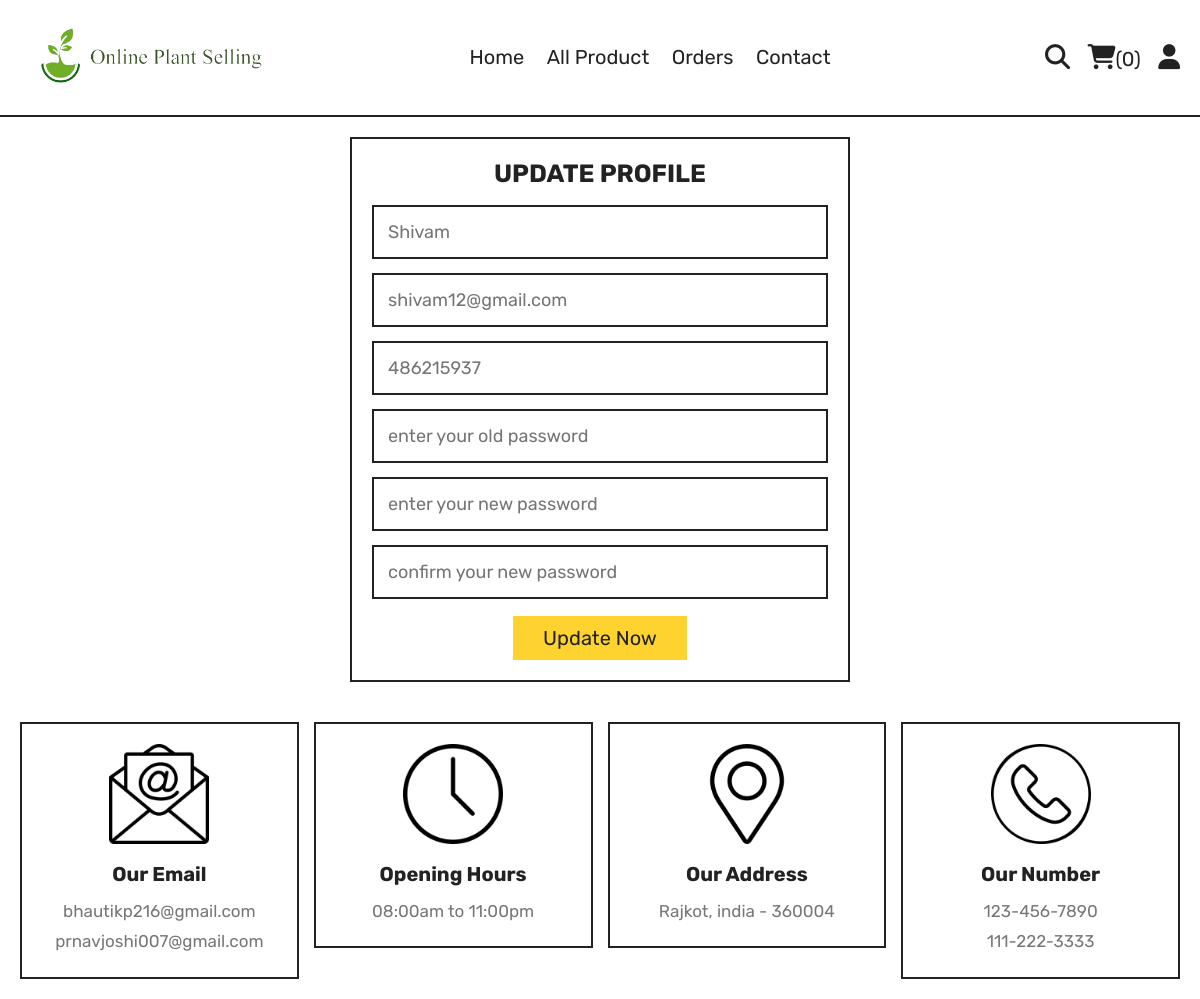
The page /update_profile.php (signed in) on the database its author committed.
### tables this page shows
CREATE TABLE `users` (
  `id` int(100) NOT NULL,
  `name` varchar(20) NOT NULL,
  `email` varchar(50) NOT NULL,
  `number` varchar(10) NOT NULL,
  `password` varchar(50) NOT NULL,
  `address` varchar(500) NOT NULL
);

### update_profile.php (the view, shortened to what this page needs)
<?php
include 'components/connect.php';
?>
<!DOCTYPE html>
<html lang="en">
<head>
   <link rel="stylesheet" href="https://cdnjs.cloudflare.com/ajax/libs/font-awesome/6.1.1/css/all.min.css">
   <link rel="stylesheet" href="css/style.css">
</head>
<body>
<?php include 'components/user_header.php'; ?>
<section class="form-container update-form">
   <form action="" method="post">
      <h3>update profile</h3>
      <input type="text" name="name" placeholder="<?= $fetch_profile['name']; ?>" class="box" maxlength="50">
      <input type="email" name="email" placeholder="<?= $fetch_profile['email']; ?>" class="box" maxlength="50" oninput="this.value = this.value.replace(/\s/g, '')">
      <input type="number" name="number" placeholder="<?= $fetch_profile['number']; ?>"" class="box" min="0" max="9999999999" maxlength="10">
      <input type="password" name="old_pass" placeholder="enter your old password" class="box" maxlength="50" oninput="this.value = this.value.replace(/\s/g, '')">
      <input type="password" name="new_pass" placeholder="enter your new password" class="box" maxlength="50" oninput="this.value = this.value.replace(/\s/g, '')">
      <input type="password" name="confirm_pass" placeholder="confirm your new password" class="box" maxlength="50" oninput="this.value = this.value.replace(/\s/g, '')">
      <input type="submit" value="update now" name="submit" class="btn">
   </form>
</section>
<?php include 'components/footer.php'; ?>
</body>
</html>

### css/style.css (style rules this page uses)
:root { --yellow:#fed330; --red:#e74c3c; --white:#fff; --black:#222; --light-color:#777; --border:.2rem solid var(--black); }
* { font-family: 'Rubik', sans-serif; margin:0; padding:0; box-sizing: border-box; outline: none; border: none; text-decoration: none; }
html { font-size: 62.5%; overflow-x: hidden; scroll-behavior: smooth; stop-opacity: 7rem; }
section { margin:0 auto; max-width: 1200px; padding:2rem; }
.btn, .delete-btn { margin-top: 1rem; display: inline-block; font-size: 2rem; padding:1rem 3rem; cursor: pointer; text-transform: capitalize; transition: .2s linear; }
.btn { background-color: var(--yellow); color:var(--black); }
.form-container form { border:var(--border); margin:0 auto; max-width: 50rem; padding:2rem; text-align: center; }
.form-container form h3 { font-size: 2.5rem; color:var(--black); text-transform: uppercase; margin-bottom: 1rem; }
.form-container form .box { margin:.7rem 0; width: 100%; border:var(--border); padding:1.4rem; font-size: 1.8rem; color:var(--black); }

### rows shown on the page
users: name "Shivam", email "shivam12@gmail.com", number "486215937"

### other values the page prints
$total_cart_items "0"
